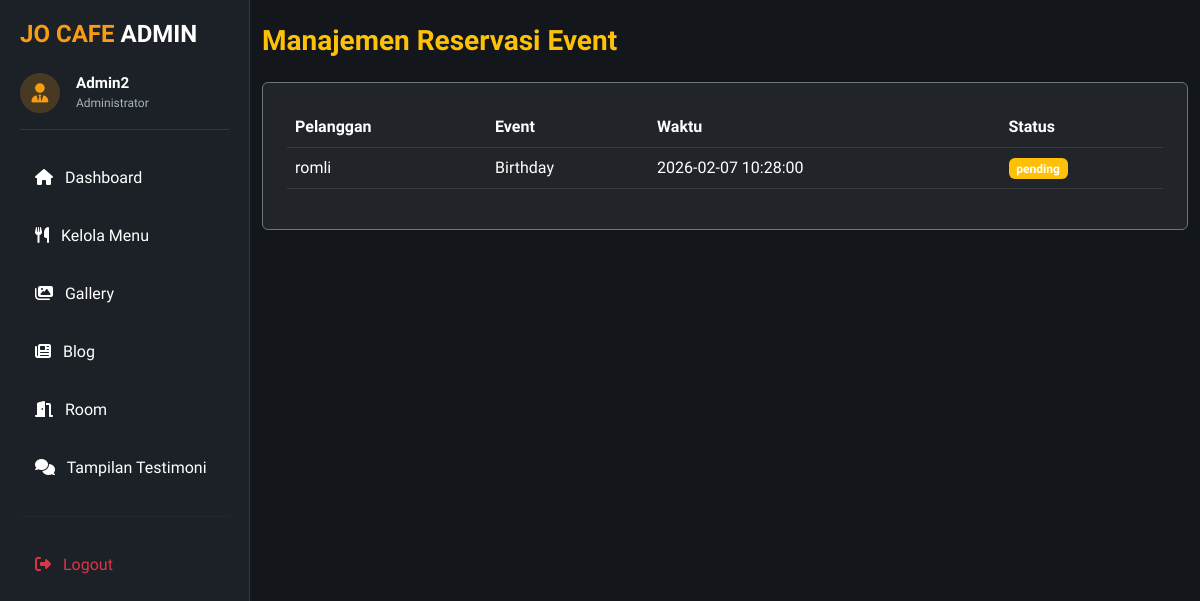
Page /dashboard/admin.php?page=event (signed in) on the earlier database version.
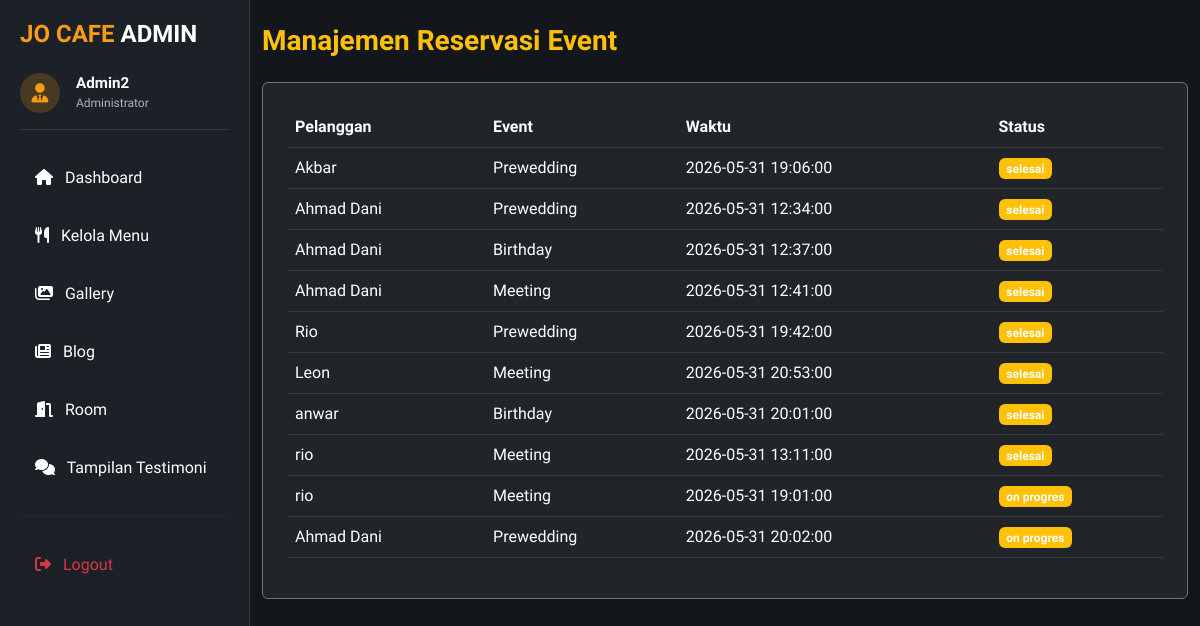
Same page on the later database version.
### tables this page shows
CREATE TABLE `reservasi_event` (
  `id_event_res` int(11) NOT NULL,
  `id_pelanggan` int(11) DEFAULT NULL,
  `tanggal_event` date DEFAULT NULL,
  `jam_event` time DEFAULT NULL,
  `no_telp` varchar(20) DEFAULT NULL,
  `jenis_event` varchar(50) DEFAULT NULL,
  `status_booking` enum('on progres','confirmed','cancelled','selesai') DEFAULT 'on progres',
  `created_at` timestamp NOT NULL DEFAULT current_timestamp()
);

CREATE TABLE `pelanggan` (
  `id_pelanggan` int(11) NOT NULL,
  `nama` varchar(100) DEFAULT NULL,
  `email` varchar(100) DEFAULT NULL,
  `telepon` varchar(20) DEFAULT NULL
);

### dashboard/event.php (the view, shortened to what this page needs)
<?php
include "../config/koneksi.php";
?>
<div class="container-fluid mt-4">
    <h3 class="fw-bold mb-4 text-warning">Manajemen Reservasi Event</h3>
    <div class="card bg-dark border-secondary p-4">
        <table class="table table-dark table-hover align-middle">
            <thead>
                <tr>
                    <th>Pelanggan</th>
                    <th>Event</th>
                    <th>Waktu</th>
                    <th>Status</th>
                </tr>
            </thead>
            <tbody>
                <?php
                $q = mysqli_query($conn, "SELECT reservasi_event.*, pelanggan.nama
                                          FROM reservasi_event
                                          JOIN pelanggan ON reservasi_event.id_pelanggan = pelanggan.id_pelanggan") ;
                while ($r = mysqli_fetch_assoc($q)) {
                ?>
                <tr>
                    <td><?= $r['nama']; ?></td>
                    <td><?= $r['jenis_event']; ?></td>
                    <td><?= $r['tanggal_event'] . ' ' . $r['jam_event']; ?></td>
                    <td>
                        <span class="badge <?= ($r['status_booking'] == 'confirmed') ? 'bg-success' : 'bg-warning'; ?>">
                            <?= $r['status_booking']; ?>
                        </span>
                    </td>
                </tr>
                <?php } ?>
            </tbody>
        </table>
    </div>
</div>

### dashboard/admin.php (shortened to what this page needs)
<!DOCTYPE html>
<html lang="id">
<head>
    <link href="https://cdn.jsdelivr.net/npm/bootstrap@5.3.0/dist/css/bootstrap.min.css" rel="stylesheet">
    <link rel="stylesheet" href="https://cdnjs.cloudflare.com/ajax/libs/font-awesome/6.4.0/css/all.min.css">
</head>
<body>
<div class="sidebar">
    <h4 class="fw-bold mb-4" style="color: var(--accent-gold);">JO CAFE <span class="text-white">ADMIN</span></h4>
    <div class="d-flex align-items-center mb-4 pb-3" style="border-bottom: 1px solid var(--border-dark);">
        <div class="rounded-circle d-flex justify-content-center align-items-center me-3" style="width: 40px; height: 40px; background-color: rgba(248, 157, 19, 0.2); color: var(--accent-gold); font-size: 1.2rem;">
            <i class="fas fa-user-tie"></i>
        </div>
        <div style="line-height: 1.2;">
            <div class="fw-bold text-white text-capitalize" style="font-size: 0.95rem;">
                <?php echo isset($_SESSION['username']) ? htmlspecialchars($_SESSION['username']) : 'Admin'; ?>
            </div>
            <small class="title-cursive" style="font-size: 0.75rem; color: #aab3be;">Administrator</small>
        </div>
    </div>
    <a href="admin.php?page=home" class="nav-link-custom"><i class="fas fa-home me-2"></i> Dashboard</a>
    <a href="admin.php?page=menu" class="nav-link-custom"><i class="fas fa-utensils me-2"></i> Kelola Menu</a>
    <a href="admin.php?page=galeri" class="nav-link-custom"><i class="fas fa-images me-2"></i> Gallery</a>
    <a href="admin.php?page=blog" class="nav-link-custom"><i class="fas fa-newspaper me-2"></i> Blog</a>
    <a href="admin.php?page=room" class="nav-link-custom"><i class="fas fa-door-open me-2"></i> Room</a>
    <a href="admin.php?page=TampilanTestimoni" class="nav-link-custom"><i class="fas fa-comments me-2"></i> Tampilan Testimoni</a>
    <hr class="my-4" style="border-color: var(--border-dark);">
    <a href="../auth/logout.php" class="nav-link-custom text-danger"><i class="fas fa-sign-out-alt me-2"></i> Logout</a>
</div>
    <div class="main-content">
        <?php
    $halaman = isset($_GET['page']) ? $_GET['page'] : 'home';
    switch ($halaman) {
        case 'event':
            include 'event.php';
            break;
    }
    ?>
    </div>
</body>
</html>

### dashboard/admin.php (style rules this page uses)
:root { --bg-main: #13171c; --bg-card: #1c2128; --text-main: #ffffff; --accent-gold: #f89d13; --border-dark: rgba(255, 255, 255, 0.1); }
body { font-family: 'Plus Jakarta Sans', sans-serif !important; background-color: var(--bg-main); color: var(--text-main); margin: 0; display: flex; }
.sidebar { width: 250px; height: 100vh; background-color: var(--bg-card); border-right: 1px solid var(--border-dark); padding: 20px; position: fixed; }
.main-content { margin-left: 250px; width: calc(100% - 250px); height: 100vh; padding: 0; overflow-y: auto; overflow-x: hidden; padding-bottom: 50px; }
.nav-link-custom { color: var(--text-main); padding: 12px 15px; border-radius: 8px; display: block; text-decoration: none; margin-bottom: 10px; transition: 0.3s; }

Differences in the rows shown:
removed reservasi_event: id_pelanggan.nama "romli", jenis_event "Birthday", tanggal_event "2026-02-07", jam_event "10:28:00", status_booking "pending"
added reservasi_event: id_pelanggan.nama "Akbar", jenis_event "Prewedding", tanggal_event "2026-05-31", jam_event "19:06:00", status_booking "selesai"
added reservasi_event: id_pelanggan.nama "Ahmad Dani", jenis_event "Prewedding", tanggal_event "2026-05-31", jam_event "12:34:00", status_booking "selesai"
added reservasi_event: id_pelanggan.nama "Ahmad Dani", jenis_event "Birthday", tanggal_event "2026-05-31", jam_event "12:37:00", status_booking "selesai"
added reservasi_event: id_pelanggan.nama "Ahmad Dani", jenis_event "Meeting", tanggal_event "2026-05-31", jam_event "12:41:00", status_booking "selesai"
added reservasi_event: id_pelanggan.nama "Rio", jenis_event "Prewedding", tanggal_event "2026-05-31", jam_event "19:42:00", status_booking "selesai"
added reservasi_event: id_pelanggan.nama "Leon", jenis_event "Meeting", tanggal_event "2026-05-31", jam_event "20:53:00", status_booking "selesai"
added reservasi_event: id_pelanggan.nama "anwar", jenis_event "Birthday", tanggal_event "2026-05-31", jam_event "20:01:00", status_booking "selesai"
added reservasi_event: id_pelanggan.nama "rio", jenis_event "Meeting", tanggal_event "2026-05-31", jam_event "13:11:00", status_booking "selesai"
added reservasi_event: id_pelanggan.nama "rio", jenis_event "Meeting", tanggal_event "2026-05-31", jam_event "19:01:00", status_booking "on progres"
added reservasi_event: id_pelanggan.nama "Ahmad Dani", jenis_event "Prewedding", tanggal_event "2026-05-31", jam_event "20:02:00", status_booking "on progres"
